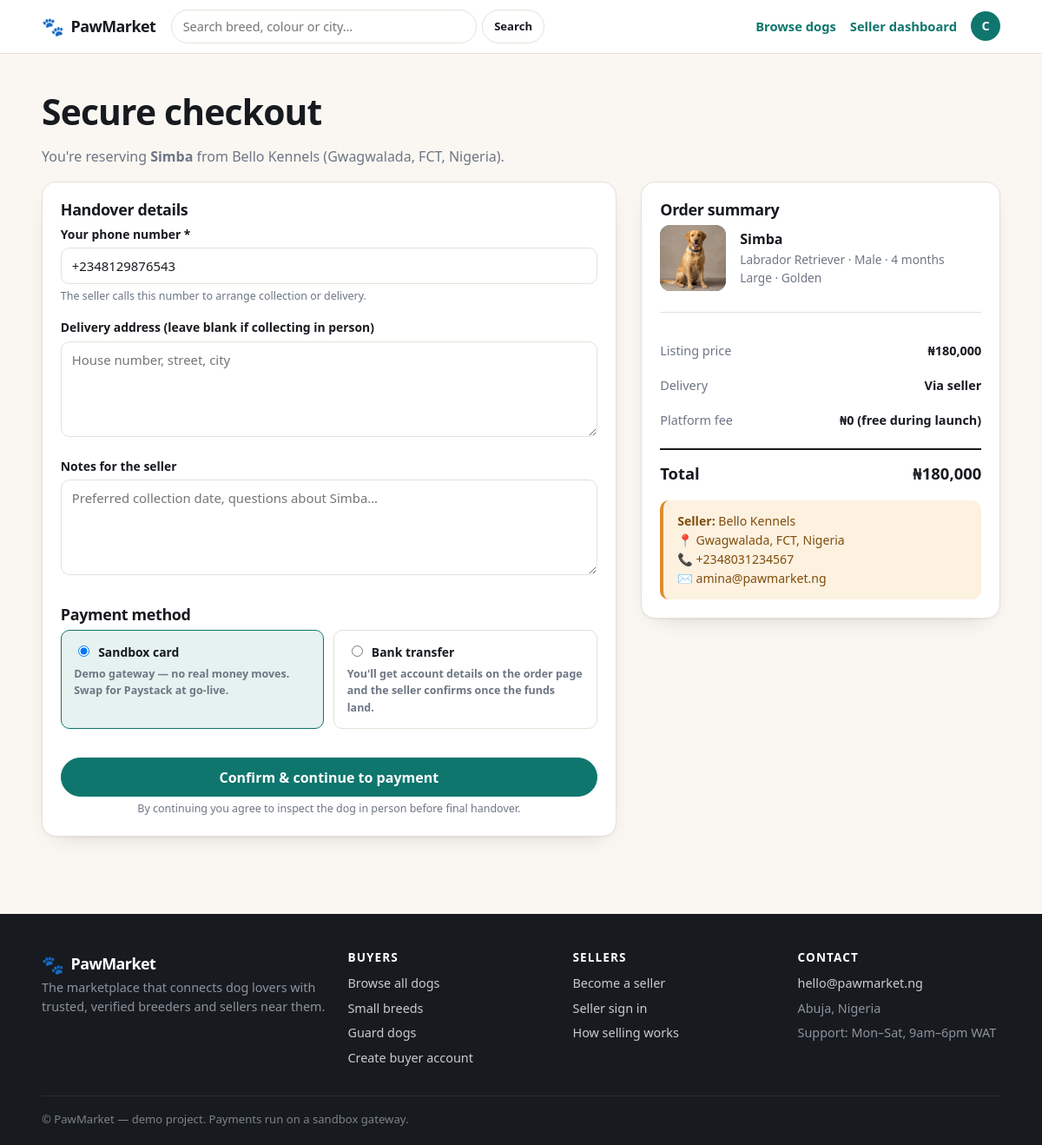
The app's page /checkout/1 (signed in) with its own data.
### app/models.py (models this page shows, shortened)
class User(UserMixin, db.Model):
    __tablename__ = "users"
    id = db.Column(db.Integer, primary_key=True)
    full_name = db.Column(db.String(120), nullable=False)
    email = db.Column(db.String(160), unique=True, nullable=False, index=True)
    phone = db.Column(db.String(40))
    whatsapp = db.Column(db.String(40))
    password_hash = db.Column(db.String(255), nullable=False)
    role = db.Column(db.String(20), nullable=False, default="buyer")
    business_name = db.Column(db.String(160))
    bio = db.Column(db.Text)
    country = db.Column(db.String(80), default="Nigeria")
    state = db.Column(db.String(80))
    city = db.Column(db.String(80))
    address = db.Column(db.String(200))
    avatar = db.Column(db.String(200))
    is_verified = db.Column(db.Boolean, default=False)   # admin-controlled badge
    is_active_user = db.Column(db.Boolean, default=True)  # admin can suspend
    created_at = db.Column(db.DateTime, default=datetime.utcnow)
    dogs = db.relationship("Dog", backref="seller", lazy="dynamic",
                           cascade="all, delete-orphan", foreign_keys="Dog.seller_id")
    favorites = db.relationship("Favorite", backref="user", lazy="dynamic",
                                cascade="all, delete-orphan")
    orders = db.relationship("Order", backref="buyer", lazy="dynamic",
                             foreign_keys="Order.buyer_id",
                             cascade="all, delete-orphan")
    @property
    def is_active(self):  # Flask-Login uses this to block suspended accounts
        return self.is_active_user
    @property
    def is_admin(self):
        return self.role == "admin"
    @property
    def is_seller(self):
        return self.role == "seller"
    @property
    def is_buyer(self):
        return self.role == "buyer"

class Dog(db.Model):
    __tablename__ = "dogs"
    id = db.Column(db.Integer, primary_key=True)
    seller_id = db.Column(db.Integer, db.ForeignKey("users.id"), nullable=False)
    name = db.Column(db.String(80), nullable=False)
    breed = db.Column(db.String(80), nullable=False, index=True)
    color = db.Column(db.String(80))
    size = db.Column(db.String(20), default="Medium", index=True)
    gender = db.Column(db.String(10), default="Male")
    age_months = db.Column(db.Integer, default=3)
    weight_kg = db.Column(db.Float)
    price = db.Column(db.Float, nullable=False, default=0)
    negotiable = db.Column(db.Boolean, default=False)
    delivery_available = db.Column(db.Boolean, default=False)
    description = db.Column(db.Text)
    temperament = db.Column(db.String(200))
    health_notes = db.Column(db.String(300))
    vaccinated = db.Column(db.Boolean, default=False)
    dewormed = db.Column(db.Boolean, default=False)
    pedigree = db.Column(db.Boolean, default=False)
    trained = db.Column(db.Boolean, default=False)
    kennel_club_registered = db.Column(db.Boolean, default=False)
    city = db.Column(db.String(80))
    state = db.Column(db.String(80))
    country = db.Column(db.String(80), default="Nigeria")
    status = db.Column(db.String(20), default="available", index=True)
    is_featured = db.Column(db.Boolean, default=False)
    views = db.Column(db.Integer, default=0)
    created_at = db.Column(db.DateTime, default=datetime.utcnow, index=True)
    images = db.relationship("DogImage", backref="dog", lazy="select",
                             cascade="all, delete-orphan")
    orders = db.relationship("Order", backref="dog", lazy="dynamic",
                             cascade="all, delete-orphan")
    @property
    def primary_image(self):
        for img in self.images:
            if img.is_primary:
                return img.filename
        return self.images[0].filename if self.images else None
    @property
    def age_label(self):
        if not self.age_months:
            return "Unknown"
        if self.age_months < 12:
            return f"{self.age_months} month{'s' if self.age_months != 1 else ''}"
        years, months = divmod(self.age_months, 12)
        label = f"{years} year{'s' if years != 1 else ''}"
        if months:
            label += f" {months} month{'s' if months != 1 else ''}"
        return label
    @property
    def location(self):
        parts = [p for p in (self.city, self.state, self.country) if p]
        return ", ".join(parts) if parts else "Location not provided"

class DogImage(db.Model):
    __tablename__ = "dog_images"
    id = db.Column(db.Integer, primary_key=True)
    dog_id = db.Column(db.Integer, db.ForeignKey("dogs.id"), nullable=False)
    filename = db.Column(db.String(255), nullable=False)
    is_primary = db.Column(db.Boolean, default=False)

### app/views.py (the view, shortened to what this page needs)
@main_bp.route("/checkout/<int:dog_id>", methods=["GET", "POST"])
@login_required
def checkout(dog_id):
    dog = get_or_404(Dog, dog_id)
    if dog.status == "sold":
        flash("Sorry, this dog has already been sold.", "error")
        return redirect(url_for("main.dog_detail", dog_id=dog.id))
    if dog.seller_id == current_user.id:
        flash("You can't buy your own listing.", "error")
        return redirect(url_for("main.dog_detail", dog_id=dog.id))
    return render_template("checkout.html", dog=dog)

### app/helpers.py (called while the page is built)
def get_or_404(model, ident, **kwargs):
    from .extensions import db
    obj = db.session.get(model, ident)
    if obj is None:
        abort(404)
    return obj

### app/models.py (called while the page is built)
@login_manager.user_loader
def load_user(user_id):
    return db.session.get(User, int(user_id))

### templates/checkout.html (shortened to what this page needs)
{% extends "base.html" %}
{% block content %}
<section>
  <div class="container">
    <h1>Secure checkout</h1>
    <p class="muted">You're reserving <strong>{{ dog.name }}</strong> from
      {{ dog.seller.business_name or dog.seller.full_name }} ({{ dog.location }}).</p>
    <div class="split mt-2">
      <form method="post" class="card card-pad">
        <h3>Handover details</h3>
        <div class="field">
          <label for="buyer_phone">Your phone number *</label>
          <input id="buyer_phone" name="buyer_phone" required
                 value="{{ current_user.phone or '' }}" placeholder="+234…">
          <div class="hint">The seller calls this number to arrange collection or delivery.</div>
        </div>
        <div class="field">
          <label for="delivery_address">Delivery address (leave blank if collecting in person)</label>
          <textarea id="delivery_address" name="delivery_address" rows="3"
                    placeholder="House number, street, city">{{ current_user.address or '' }}</textarea>
        </div>
        <div class="field">
          <label for="notes">Notes for the seller</label>
          <textarea id="notes" name="notes" rows="2"
                    placeholder="Preferred collection date, questions about {{ dog.name }}…"></textarea>
        </div>
        <h3 class="mt-3">Payment method</h3>
        <div class="radio-cards">
          <label class="radio-card active">
            <input type="radio" name="payment_method" value="demo" checked>
            <strong>Sandbox card</strong>
            <div class="hint">Demo gateway — no real money moves. Swap for Paystack at go-live.</div>
          </label>
          <label class="radio-card">
            <input type="radio" name="payment_method" value="transfer">
            <strong>Bank transfer</strong>
            <div class="hint">You'll get account details on the order page and the seller confirms
              once the funds land.</div>
          </label>
        </div>
        <button class="btn btn-primary btn-lg btn-block mt-3" type="submit">
          Confirm & continue to payment
        </button>
        <div class="hint center mt-1">By continuing you agree to inspect the dog in person before
          final handover.</div>
      </form>
      <aside class="card card-pad">
        <h3>Order summary</h3>
        <div class="profile-head">
          <span class="avatar avatar-lg" style="border-radius:12px;overflow:hidden">
            {% if dog.primary_image %}<img src="{{ url_for('static', filename='uploads/' + dog.primary_image) }}" alt="">
            {% else %}{{ dog.name[0] }}{% endif %}
          </span>
          <div>
            <strong>{{ dog.name }}</strong>
            <div class="muted small">{{ dog.breed }} · {{ dog.gender }} · {{ dog.age_label }}</div>
            <div class="muted small">{{ dog.size }} · {{ dog.color }}</div>
          </div>
        </div>
        <hr>
        <div class="spec" style="border:0"><span>Listing price</span><span>{{ dog.price|money }}</span></div>
        <div class="spec" style="border:0"><span>Delivery</span>
          <span>{{ 'Via seller' if dog.delivery_available else 'Pick-up only' }}</span></div>
        <div class="spec" style="border:0"><span>Platform fee</span><span>₦0 (free during launch)</span></div>
        <div class="receipt-total"><span>Total</span><span>{{ dog.price|money }}</span></div>
        <div class="notice mt-2">
          <strong>Seller:</strong> {{ dog.seller.business_name or dog.seller.full_name }}<br>
          📍 {{ dog.location }}<br>
          {% if dog.seller.phone %}📞 {{ dog.seller.phone }}<br>{% endif %}
          ✉️ {{ dog.seller.email }}
        </div>
      </aside>
    </div>
  </div>
</section>
{% endblock %}

### templates/base.html (shortened to what this page needs)
<!DOCTYPE html>
<html lang="en">
<head>
  <link rel="stylesheet" href="{{ url_for('static', filename='css/app.css') }}">
</head>
<body>
<header class="nav">
  <div class="container nav-inner">
    <a class="brand" href="{{ url_for('main.home') }}">
      <span class="brand-mark">🐾</span>
      <span class="brand-text">{{ SITE_NAME }}</span>
    </a>
    <form class="nav-search" action="{{ url_for('main.browse') }}" method="get">
      <input type="search" name="q" placeholder="Search breed, colour or city…"
             value="{{ request.args.get('q','') if request.endpoint == 'main.browse' else '' }}">
      <button class="btn btn-sm" type="submit">Search</button>
    </form>
    <nav class="nav-links">
      <a href="{{ url_for('main.browse') }}">Browse dogs</a>
      {% if current_user.is_authenticated %}
        {% if current_user.is_admin %}
          <a href="{{ url_for('admin.dashboard') }}">Admin</a>
        {% elif current_user.is_seller %}
          <a href="{{ url_for('seller.dashboard') }}">Seller dashboard</a>
        {% else %}
          <a href="{{ url_for('main.buyer_dashboard') }}">My dashboard</a>
        {% endif %}
        <div class="user-menu">
          <span class="avatar avatar-sm">
            {% if current_user.avatar %}
              <img src="{{ url_for('static', filename='uploads/' + current_user.avatar) }}" alt="">
            {% else %}{{ current_user.full_name[0]|upper }}{% endif %}
          </span>
        </div>
      {% else %}
        <a href="{{ url_for('auth.login') }}">Sign in</a>
        <a class="btn btn-sm btn-primary" href="{{ url_for('auth.register', role='seller') }}">Sell a dog</a>
      {% endif %}
    </nav>
  </div>
</header>
<main>
  {% block content %}{% endblock %}
</main>
<footer class="footer">
  <div class="container footer-grid">
    <div>
      <div class="brand brand-light"><span class="brand-mark">🐾</span> {{ SITE_NAME }}</div>
      <p class="muted-light">The marketplace that connects dog lovers with trusted, verified
        breeders and sellers near them.</p>
    </div>
    <div>
      <h4>Buyers</h4>
      <a href="{{ url_for('main.browse') }}">Browse all dogs</a>
      <a href="{{ url_for('main.browse', size='Small') }}">Small breeds</a>
      <a href="{{ url_for('main.browse', size='Giant') }}">Guard dogs</a>
      <a href="{{ url_for('auth.register', role='buyer') }}">Create buyer account</a>
    </div>
    <div>
      <h4>Sellers</h4>
      <a href="{{ url_for('auth.register', role='seller') }}">Become a seller</a>
      <a href="{{ url_for('auth.login') }}">Seller sign in</a>
      <a href="{{ url_for('main.home') }}#how">How selling works</a>
    </div>
    <div>
      <h4>Contact</h4>
      <a href="mailto:{{ CONTACT_EMAIL }}">{{ CONTACT_EMAIL }}</a>
      <span class="muted-light">Abuja, Nigeria</span>
      <span class="muted-light">Support: Mon–Sat, 9am–6pm WAT</span>
    </div>
  </div>
  <div class="container footer-bottom">
    <span>© {{ SITE_NAME }} — demo project. Payments run on a sandbox gateway.</span>
  </div>
</footer>
</body>
</html>

### records on screen
User: full_name "C", buyer_phone "+2348129876543"
Dog: name "Simba", location "Gwagwalada, FCT, Nigeria", notes "Preferred collection date, questions about Simba…", breed "Labrador Retriever", gender "Male", age_label "4 months", size "Large", color "Golden", price "₦180,000", delivery_available "Via seller"
User: seller "Bello Kennels", seller.phone "+2348031234567", seller.email "amina@pawmarket.ng"
DogImage: is_primary+filename (picture)

### other values on screen
{{ SITE_NAME }} "PawMarket"
{{ CONTACT_EMAIL }} "hello@pawmarket.ng"
